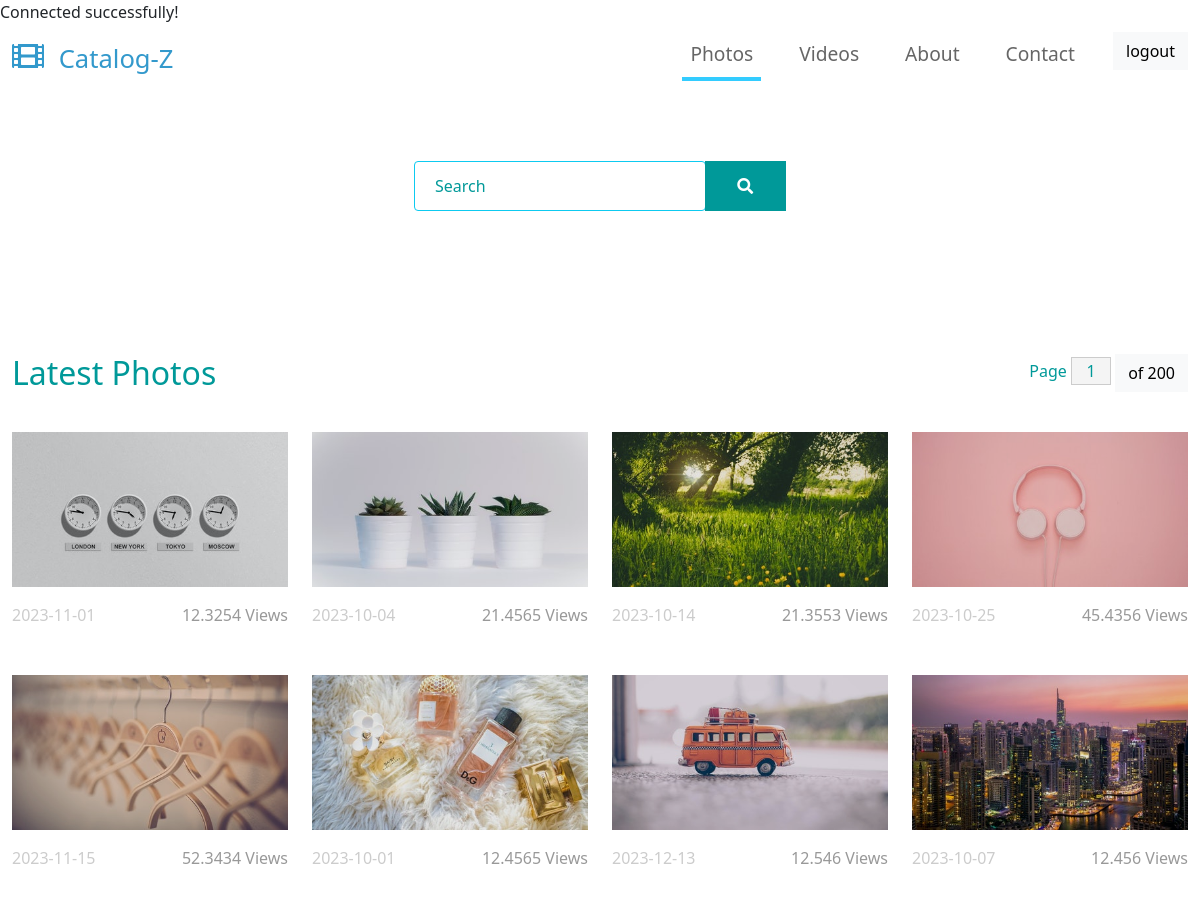
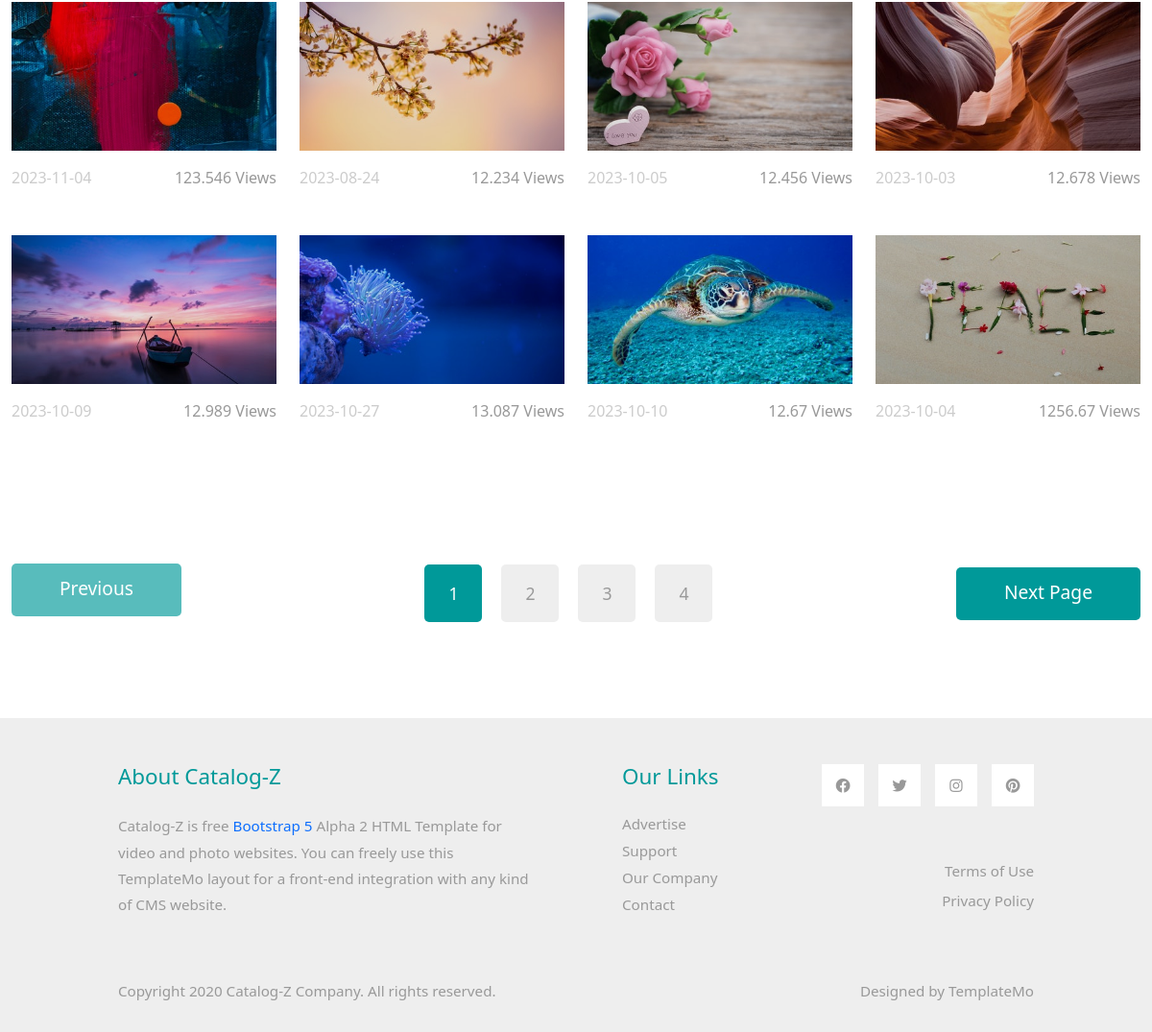
The page / (signed in) on the database its author committed (2 pictures, top to bottom).
### tables this page shows
CREATE TABLE `photos` (
  `id` int(11) NOT NULL,
  `photo title` varchar(150) NOT NULL,
  `date` date NOT NULL,
  `Image` varchar(255) NOT NULL,
  `license` text NOT NULL,
  `dimension` varchar(150) NOT NULL,
  `format` varchar(15) NOT NULL,
  `active` tinyint(1) DEFAULT 0,
  `tag_id` int(250) NOT NULL,
  `views` float NOT NULL
);

### displayFunction.php (the view, shortened to what this page needs)
<?php
function displayPhotos($page_num, $data){
    if($page_num==1 || $page_num==null){
        foreach($data as $row){
        if($row['id']>0 && $row['id']<=16){
        $img_path = 'img\\'.$row['Image'];?>
        <div class="col-xl-3 col-lg-4 col-md-6 col-sm-6 col-12 mb-5">
                <figure class="effect-ming tm-video-item">
                    <img src="<?php echo $img_path;?>" alt="Image" class="img-fluid">
                    <figcaption class="d-flex align-items-center justify-content-center">
                    </figcaption>
                </figure>
                <div class="d-flex justify-content-between tm-text-gray">
                    <span class="tm-text-gray-light"><?php echo $row['date'];?></span>
                    <span><?php echo $row['views'].' Views';?></span>
                </div>
            </div>
            <?php }}}
    elseif($page_num==2){
        foreach($data as $row){
        if($row['id']>16 && $row['id']<=32){
        $img_path = 'img\\'.$row['Image'];?>
        <div class="col-xl-3 col-lg-4 col-md-6 col-sm-6 col-12 mb-5">
                <figure class="effect-ming tm-video-item">
                    <img src="<?php echo $img_path;?>" alt="Image" class="img-fluid">
                    <figcaption class="d-flex align-items-center justify-content-center">
                        <h2><?php echo $row['photo title'];?> </h2>
                        <a href="photo-detail.php?id=<?php echo $row['id'];?>">View more</a>
                    </figcaption>
                </figure>
                <div class="d-flex justify-content-between tm-text-gray">
                    <span class="tm-text-gray-light"><?php echo $row['date'];?></span>
                    <span><?php echo $row['views'].' Views';?></span>
                </div>
            </div>
    <?php }}}
    elseif($page_num==3){
        foreach($data as $row){
        if($row['id']>32 && $row['id']<=48){
        $img_path = 'img\\'.$row['Image'];?>
        <div class="col-xl-3 col-lg-4 col-md-6 col-sm-6 col-12 mb-5">
                <figure class="effect-ming tm-video-item">
                    <img src="<?php echo $img_path;?>" alt="Image" class="img-fluid">
                    <figcaption class="d-flex align-items-center justify-content-center">
                        <h2><?php echo $row['photo title'];?> </h2>
                        <a href="photo-detail.php?id=<?php echo $row['id'];?>">View more</a>
                    </figcaption>
                </figure>
                <div class="d-flex justify-content-between tm-text-gray">
                    <span class="tm-text-gray-light"><?php echo $row['date'];?></span>
                    <span><?php echo $row['views'].' Views';?></span>
                </div>
            </div>
            <?php }}}
    elseif($page_num==4){
        foreach($data as $row){
        if($row['id']>48 && $row['id']<=64){
        $img_path = 'img\\'.$row['Image'];?>
        <div class="col-xl-3 col-lg-4 col-md-6 col-sm-6 col-12 mb-5">
                <figure class="effect-ming tm-video-item">
                    <img src="<?php echo $img_path;?>" alt="Image" class="img-fluid">
                    <figcaption class="d-flex align-items-center justify-content-center">
                        <h2><?php echo $row['photo title'];?> </h2>
                        <a href="photo-detail.php?id=<?php echo $row['id'];?>">View more</a>
                    </figcaption>
                </figure>
                <div class="d-flex justify-content-between tm-text-gray">
                    <span class="tm-text-gray-light"><?php echo $row['date'];?></span>
                    <span><?php echo $row['views'].' Views';?></span>
                </div>
            </div>
            <?php }}}
}
function Pagination($id){
    if($id==1 || $id==null){?>
        <a href="index.php?page_id=1" class="active tm-paging-link">1</a>
        <a href="index.php?page_id=2" class="tm-paging-link">2</a>
        <a href="index.php?page_id=3" class="tm-paging-link">3</a>
        <a href="index.php?page_id=4" class="tm-paging-link">4</a>
    <?php }
    }
            $img_path= 'img\\'.$row['Image'];?>
    <?php
function retrievePhotosData($conn){
    $data = $conn->query("SELECT * FROM `photos`")->fetchAll();
    return $data;
}
?>

### index.php (shortened to what this page needs)
<?php
include './admin/dbConnection.php';
include 'displayFunction.php';
$id = null;
$data = retrievePhotosData($conn);
?>
<!DOCTYPE html>
<html lang="en">
<head>
    <link rel="stylesheet" href="css/bootstrap.min.css">
    <link rel="stylesheet" href="fontawesome/css/all.min.css">
    <link rel="stylesheet" href="css/templatemo-style.css">
</head>
<body>
    <nav class="navbar navbar-expand-lg">
        <div class="container-fluid">
            <a class="navbar-brand" href="index.php?page_id=1">
                <i class="fas fa-film mr-2"></i>
                Catalog-Z
            </a>
            <div class="collapse navbar-collapse" id="navbarSupportedContent">
            <ul class="navbar-nav ml-auto mb-2 mb-lg-0">
                <li class="nav-item">
                    <a class="nav-link nav-link-1 active" aria-current="page" href="index.php?page_id=1">Photos</a>
                </li>
                <li class="nav-item">
                    <a class="nav-link nav-link-2" href="videos.php">Videos</a>
                </li>
                <li class="nav-item">
                    <a class="nav-link nav-link-3" href="about.php">About</a>
                </li>
                <li class="nav-item">
                    <a class="nav-link nav-link-4" href="contact.php">Contact</a>
                </li>
                <li>
                    <form action="" method="post">
                        <input type="submit" name="logout" value="logout"  class="btn btn-light">
                    </form>
                </li>
            </ul>
            </div>
        </div>
    </nav>
    <div class="tm-hero d-flex justify-content-center align-items-center" data-parallax="scroll" data-image-src="img/hero.jpg">
        <form class="d-flex tm-search-form" action="" method="post">
            <input name="search" class="form-control tm-search-input; border border-info"  type="search" placeholder="Search" aria-label="Search">
            <button class="btn btn-outline-success tm-search-btn" type="submit">
                <i class="fas fa-search"></i>
            </button>
        </form>
    </div>
    <div class="container-fluid tm-container-content tm-mt-60">
        <div class="row mb-4">
            <h2 class="col-6 tm-text-primary">
                Latest Photos
            </h2>
            <div class="col-6 d-flex justify-content-end align-items-center">
                <form action="" method="post" class="tm-text-primary">
                    <?php if($id != null){?>
                    Page <input name="page_num" type="text" value="<?php echo $id;?>" class="tm-input-paging tm-text-primary"><?php }
                    else{?>
                        Page <input name="page_num" type="text" value="1" class="tm-input-paging tm-text-primary"><?php }?>
                    <input type="submit" name="select" value="of 200" class="btn btn-light">
                </form>
            </div>
        </div>
        <div class="row tm-mb-90 tm-gallery">
            <?php
            displayPhotos($id, $data);
            ?>
        </div>
        <div class="row tm-mb-90">
            <div class="col-12 d-flex justify-content-between align-items-center tm-paging-col">
                <?php
                if($id>1){?>
                    <a href="index.php?page_id=<?php echo $id-1;?>" class="btn btn-primary tm-btn-prev mb-2 ">Previous</a><?php }
                elseif($id==1 || $id==null){?>
                    <a href="#" class="btn btn-primary tm-btn-prev mb-2 disabled">Previous</a><?php }?>
                <div class="tm-paging d-flex">
                   <?php pagination($id);?>
                </div>
                <?php
                    if($id==null){?>
                        <a href="index.php?page_id=2" class="btn btn-primary tm-btn-next">Next Page</a><?php }
                    elseif($id<4){?>
                        <a href="index.php?page_id=<?php echo $id+1;?>" class="btn btn-primary tm-btn-next">Next Page</a><?php }
                    elseif($id==4){?>
                        <a href="#" class="btn btn-primary tm-btn-next disabled">Next Page</a><?php }?>
            </div>
        </div>
    </div>
    <footer class="tm-bg-gray pt-5 pb-3 tm-text-gray tm-footer">
        <div class="container-fluid tm-container-small">
            <div class="row">
                <div class="col-lg-6 col-md-12 col-12 px-5 mb-5">
                    <h3 class="tm-text-primary mb-4 tm-footer-title">About Catalog-Z</h3>
                    <p>Catalog-Z is free <a rel="sponsored" href="https://v5.getbootstrap.com/">Bootstrap 5</a> Alpha 2 HTML Template for video and photo websites. You can freely use this TemplateMo layout for a front-end integration with any kind of CMS website.</p>
                </div>
                <div class="col-lg-3 col-md-6 col-sm-6 col-12 px-5 mb-5">
                    <h3 class="tm-text-primary mb-4 tm-footer-title">Our Links</h3>
                    <ul class="tm-footer-links pl-0">
                        <li><a href="#">Advertise</a></li>
                        <li><a href="#">Support</a></li>
                        <li><a href="about.php">Our Company</a></li>
                        <li><a href="contact.php">Contact</a></li>
                    </ul>
                </div>
                <div class="col-lg-3 col-md-6 col-sm-6 col-12 px-5 mb-5">
                    <ul class="tm-social-links d-flex justify-content-end pl-0 mb-5">
                        <li class="mb-2"><a href="https://facebook.com"><i class="fab fa-facebook"></i></a></li>
                        <li class="mb-2"><a href="https://twitter.com"><i class="fab fa-twitter"></i></a></li>
                        <li class="mb-2"><a href="https://instagram.com"><i class="fab fa-instagram"></i></a></li>
                        <li class="mb-2"><a href="https://pinterest.com"><i class="fab fa-pinterest"></i></a></li>
                    </ul>
                    <a href="#" class="tm-text-gray text-right d-block mb-2">Terms of Use</a>
                    <a href="#" class="tm-text-gray text-right d-block">Privacy Policy</a>
                </div>
            </div>
            <div class="row">
                <div class="col-lg-8 col-md-7 col-12 px-5 mb-3">
                    Copyright 2020 Catalog-Z Company. All rights reserved.
                </div>
                <div class="col-lg-4 col-md-5 col-12 px-5 text-right">
                    Designed by <a href="https://templatemo.com" class="tm-text-gray" rel="sponsored" target="_parent">TemplateMo</a>
                </div>
            </div>
        </div>
    </footer>
</body>
</html>

### css/templatemo-style.css (style rules this page uses)
p { line-height: 1.8; }
a { text-decoration: none; transition: all 0.3s ease; }
.container-fluid { max-width: 1770px; }
.tm-container-small { max-width: 1050px; }
.btn { border-radius: 0; }
.btn-primary { background-color: #009999; border: 0; border-radius: 5px; padding: 12px 50px 14px; font-size: 1.2rem; }
.btn-primary.disabled, .btn-primary:disabled { background-color: #009999; pointer-events: all; cursor: not-allowed; }
.form-control { padding: 10px 20px; width: 100%; height: auto; }
.navbar-brand { color: #3399CC; font-size: 1.6rem; }
.navbar-brand i { font-size: 2rem; }
.tm-hero { min-height: 200px; background: transparent; }
.tm-mt-60 { margin-top: 60px; }
.tm-mb-90 { margin-bottom: 90px; }
.tm-text-primary { color: #009999; }
.tm-bg-gray { background-color: #EEEEEE; }
.tm-input-paging { width: 40px; border-radius: 0; border: 1px solid #CCCCCC; background: #f4f4f4; text-align: center; }
.nav-item { margin-right: 30px; }
.nav-link { color: #666666; border-bottom: 4px solid transparent; font-size: 1.2rem; }
.nav-link-1.active, .nav-link-1:hover { border-color: #33CCFF; }
.tm-search-btn { color: white; background-color: #009999; border: none; width: 100px; height: 50px; margin-left: -1px; }
p, .tm-text-gray { color: #999; }
.tm-text-gray-light { color: #CCC; }
.tm-video-item { position: relative; overflow: hidden; text-align: center; cursor: pointer; }
.tm-video-item img { position: relative; display: block; min-height: 100%; max-width: 100%; opacity: 0.8; }
.tm-video-item figcaption { padding: 2em; color: #fff; text-transform: uppercase; font-size: 1.25em; -webkit-backface-visibility: hidden; backface-visibility: hidden; }
.tm-video-item figcaption::before, .tm-video-item figcaption::after { pointer-events: none; }
.tm-video-item figcaption, .tm-video-item figcaption > a { position: absolute; top: 0; left: 0; width: 100%; height: 100%; }
.tm-paging-link { display: flex; justify-content: center; align-items: center; width: 60px; height: 60px; font-size: 1.1rem; color: #999; background-color: #EEEEEE; margin: 10px; border-radius: 5px; text-decoration: none; transition: all 0.3s ease; }
.tm-paging-link:hover, .tm-paging-link.active { background-color: #009999; color: #fff; }
figure.effect-ming { background: #030c17; }
figure.effect-ming img { opacity: 0.9; -webkit-transition: opacity 0.35s; transition: opacity 0.35s; }
figure.effect-ming figcaption::before { position: absolute; top: 30px; right: 30px; bottom: 30px; left: 30px; border: 2px solid #fff; box-shadow: 0 0 0 30px rgba(255,255,255,0.2); content: ''; opacity: 0; -webkit-transition: opacity 0.35s, -webkit-transform 0.35s; transition: opacity 0.35s, transform 0.35s; -webkit-transform: scale3d(1.4,1.4,1); transform: scale3d(1.4,1.4,1); }
.tm-footer-links li { list-style: none; margin-bottom: 5px; }
.tm-footer-links li a { color: #999999; }
.tm-social-links li { list-style: none; margin-right: 15px; }
.tm-social-links li:last-child { margin-right: 0; }
.tm-social-links li a { color: #999999; width: 44px; height: 44px; display: flex; background-color: #fff; align-items: center; justify-content: center; }
.tm-footer { font-size: 0.95rem; }
.tm-footer-title { font-size: 1.4rem; }
.form-control, input:-internal-autofill-selected, select:not([multiple]) { color: #009999 !important; }
.form-control::placeholder { color: #009999; opacity: 1; }

### rows shown on the page
photos: Image (picture), date "2023-11-01", views "12.3254"
photos: Image (picture), date "2023-10-04", views "21.4565"
photos: Image (picture), date "2023-10-14", views "21.3553"
photos: Image (picture), date "2023-10-25", views "45.4356"
photos: Image (picture), date "2023-11-15", views "52.3434"
photos: Image (picture), date "2023-10-01", views "12.4565"
photos: Image (picture), date "2023-12-13", views "12.546"
photos: Image (picture), date "2023-10-07", views "12.456"
photos: Image (picture), date "2023-11-04", views "123.546"
photos: Image (picture), date "2023-08-24", views "12.234"
photos: Image (picture), date "2023-10-05", views "12.456"
photos: Image (picture), date "2023-10-03", views "12.678"
photos: Image (picture), date "2023-10-09", views "12.989"
photos: Image (picture), date "2023-10-27", views "13.087"
photos: Image (picture), date "2023-10-10", views "12.67"
photos: Image (picture), date "2023-10-04", views "1256.67"
